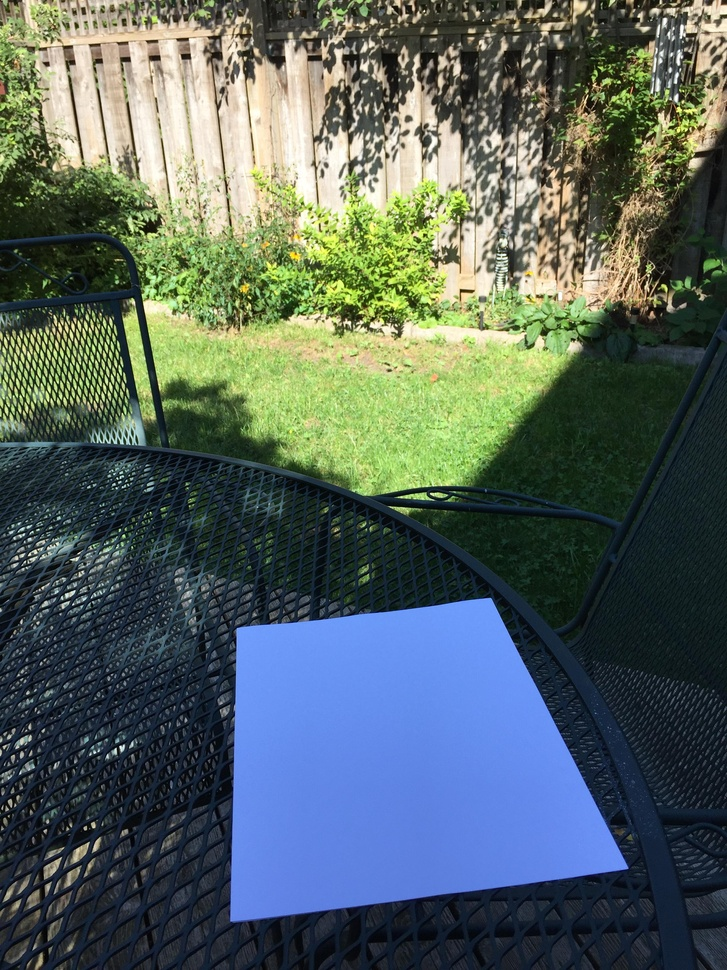
%> input picture im.jpeg, 727 x 970 px, shrunk from 2448 x 3264 before the run
$ octave assignment2_1.m   (GNU Octave 9; MATLAB toolbox functions it lacks are replaced by stand-ins)
%> lines starting %> are read from the running program, lines starting %| are printed output that depends on the picture
im = imread('im.jpeg');
%> im is the input picture: size 970x727x3 uint8; mean R, G, B 85.3, 99.1, 95.7
histEq(im);

function imprime = histEq(im)
%Histogram equalization
%im and imprime are 8-bit RGB images
%imprime is the equalized version of im
    im = uint8(im);
    black = zeros(size(im, 1), size(im, 2), "uint8");

    r_channel = im(:, :, 1);
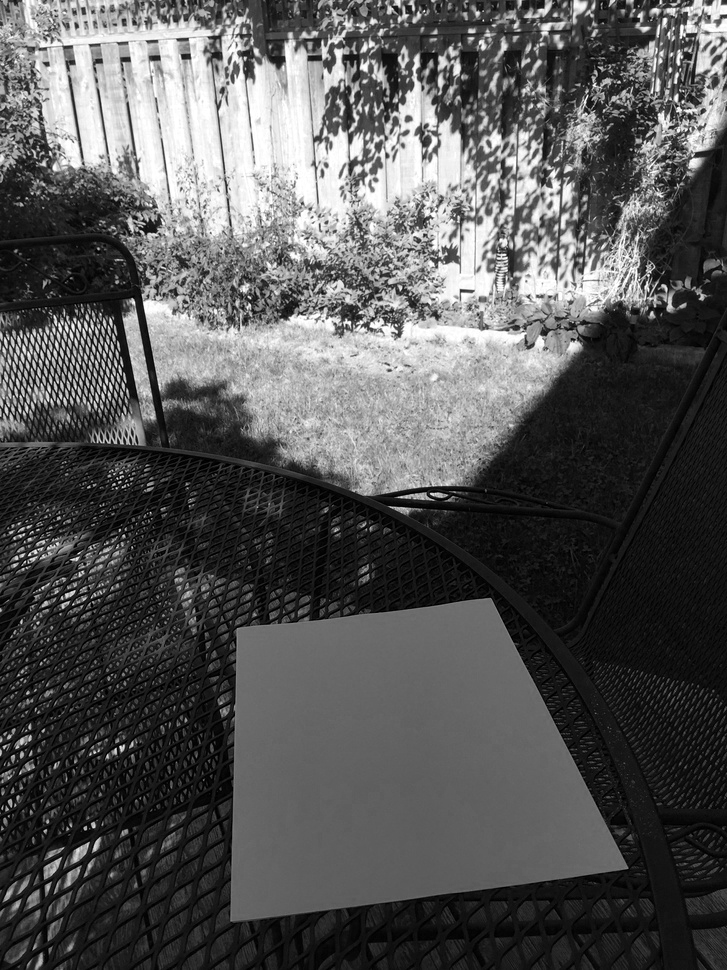
%> r_channel: size 970x727 uint8; min 0, max 255, mean 85.3
    b_channel = im(:, :, 2);
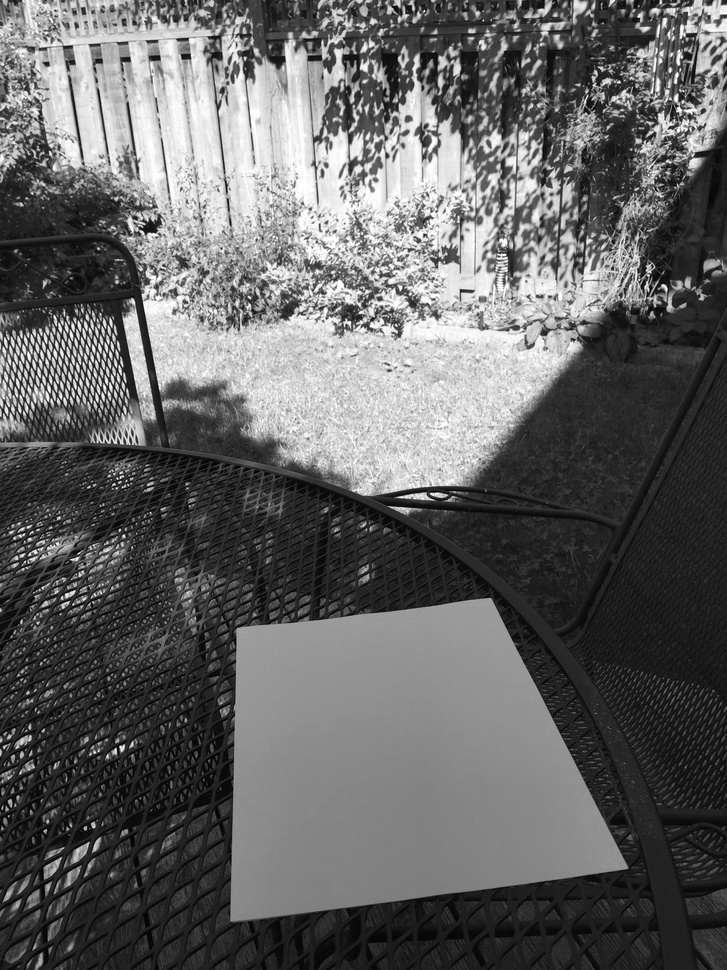
%> b_channel: size 970x727 uint8; min 0, max 255, mean 99.1
    g_channel = im(:, :, 3);
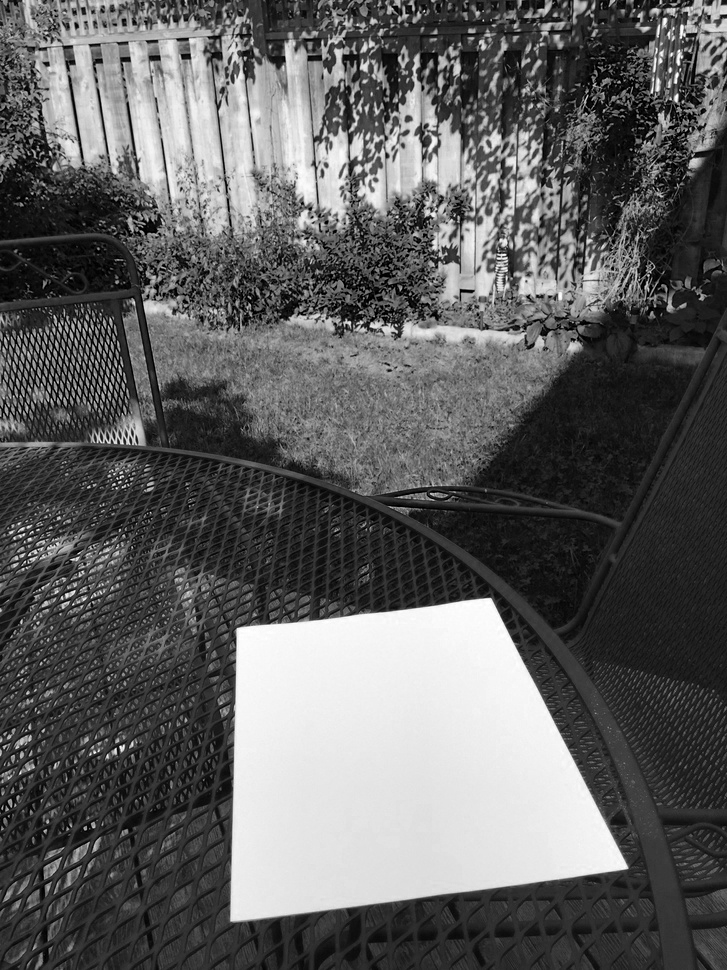
%> g_channel: size 970x727 uint8; min 0, max 255, mean 95.7
    r_pdf = histcounts(r_channel, [0:255], "Normalization", "PDF");
%> r_pdf = 255 values, max 0.0175 at index 20, min 0.00124 at index 124, mean 0.00392
    b_pdf = histcounts(b_channel, [0:255], "Normalization", "PDF");
%> b_pdf = 255 values, max 0.0163 at index 35, min 4.96e-05 at index 1, mean 0.00392
    g_pdf = histcounts(g_channel,[0:255], "Normalization", "PDF");
%> g_pdf = 255 values, max 0.0116 at index 33, min 0.000194 at index 254, mean 0.00392
    Fx_r = cumsum(r_pdf);
%> Fx_r = 255 values from 0.0073 to 1
    Fx_b = cumsum(b_pdf);
%> Fx_b = 255 values from 4.96e-05 to 1
    Fx_g = cumsum(g_pdf);
%> Fx_g = 255 values from 0.00479 to 1
    r = round(255 * Fx_r(r_channel + 1));
    b = round(255 * Fx_b(b_channel + 1));
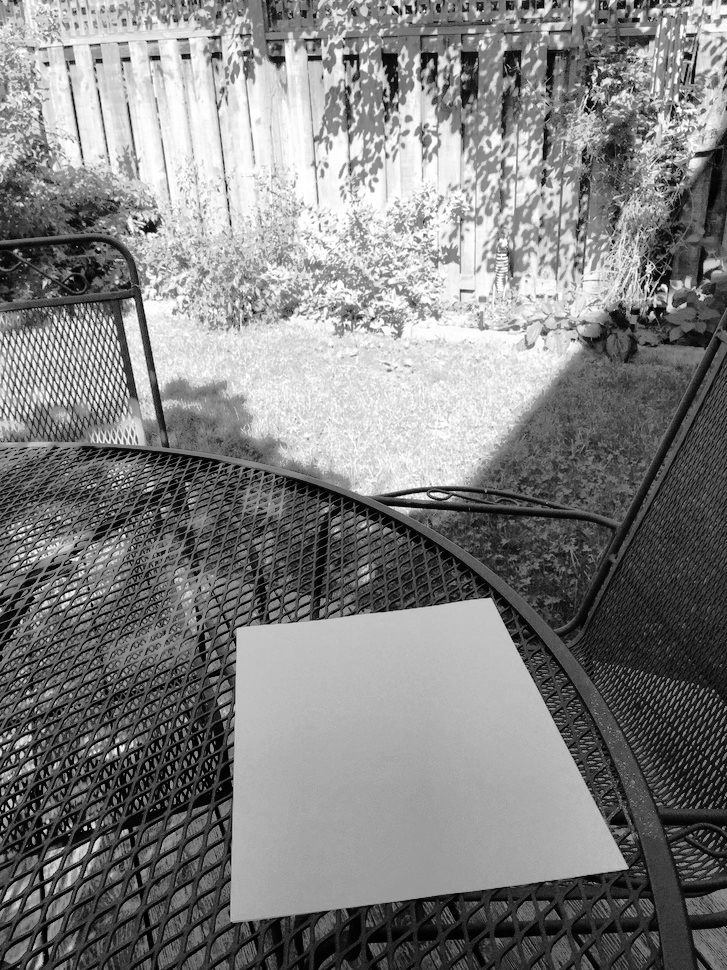
%> b: size 970x727 double; min 0, max 255, mean 128.4
    g = round(255 * Fx_g(g_channel + 1));
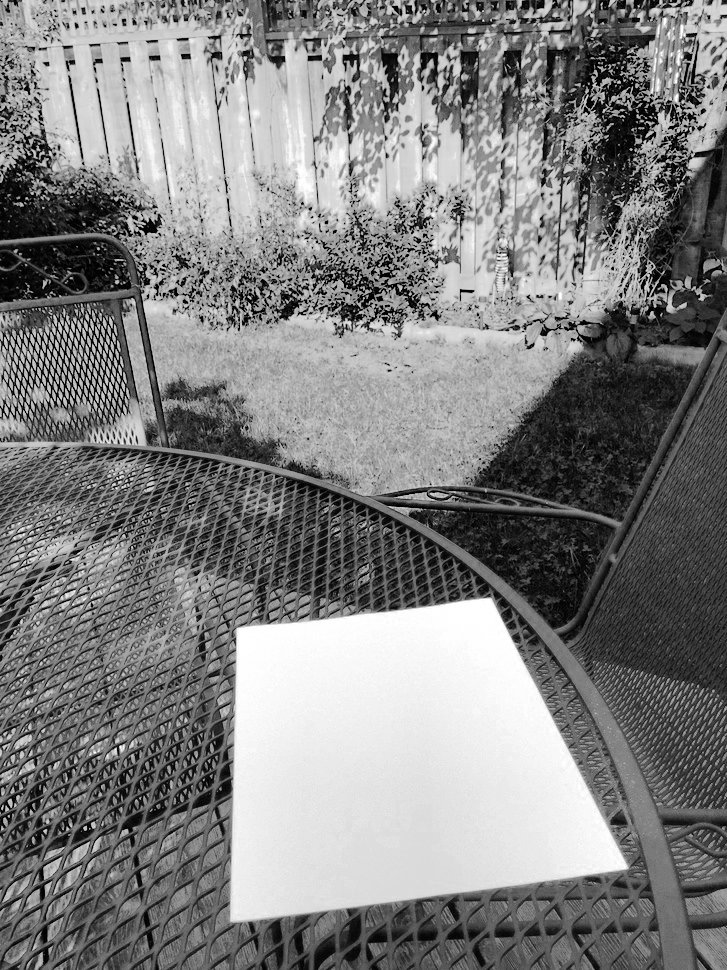
%> g: size 970x727 double; min 1, max 255, mean 128.3
    r_prime = histcounts(r, [0:255], "Normalization", "PDF");
%> r_prime = 255 values, max 0.0175 at index 50, min 0 at index 1, mean 0.00392
    b_prime = histcounts(b, [0:255], "Normalization", "PDF");
%> b_prime = 255 values, max 0.0163 at index 61, min 0 at index 9, mean 0.00392
    g_prime = histcounts(g, [0:255], "Normalization", "PDF");
%> g_prime = 255 values, max 0.0116 at index 58, min 0 at index 1, mean 0.00392

    imprime = uint8(cat(3, r, b, g));
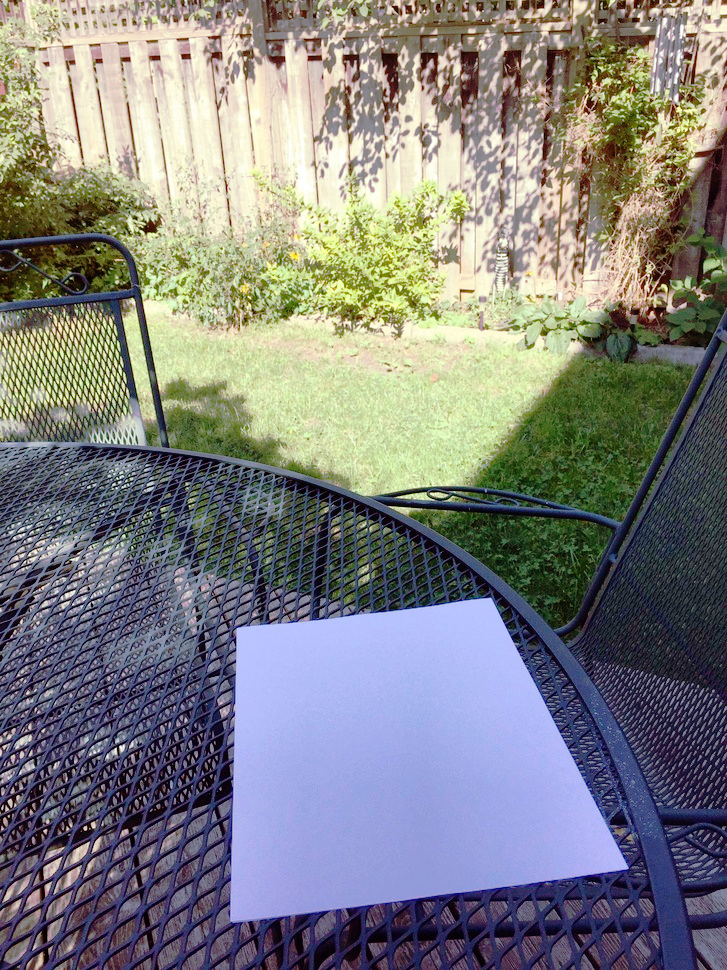
%> imprime: size 970x727x3 uint8; mean R, G, B 128.4, 128.4, 128.3
end
